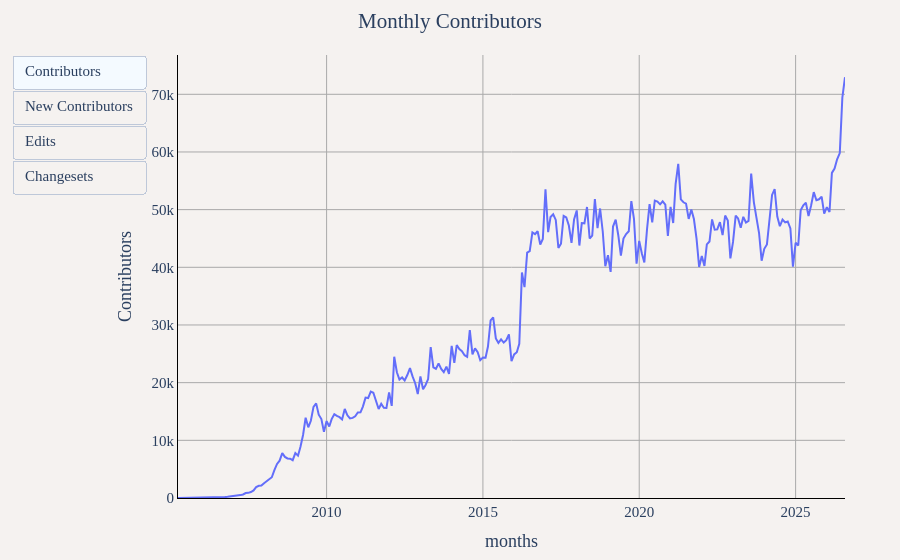

Notebook cell for this chart:
### Markdown cell above
## Contributors, Edits and Changesets Each Month

### Code cell
df = duckdb.sql("""
WITH user_first_appearance AS (
    SELECT
        user_name,
        year,
        month,
        ROW_NUMBER() OVER (PARTITION BY user_name ORDER BY year, month) as rn
    FROM (
        SELECT DISTINCT user_name, year, month
        FROM '../changeset_data/year=*/month=*/*.parquet'
    )
),
first_appearances AS (
    SELECT user_name, year, month
    FROM user_first_appearance
    WHERE rn = 1
),
monthly_metrics AS (
    SELECT
        year,
        month,
        CONCAT(year, '-', LPAD(CAST(month as VARCHAR), 2, '0')) as months,
        COUNT(DISTINCT user_name) as Contributors,
        CAST(SUM(edit_count) as BIGINT) as Edits,
        CAST(COUNT(*) AS INTEGER) as Changesets
    FROM '../changeset_data/year=*/month=*/*.parquet'
    GROUP BY year, month
),
monthly_new_contributors AS (
    SELECT
        year,
        month,
        COUNT(DISTINCT user_name) as "New Contributors"
    FROM first_appearances
    GROUP BY year, month
),
combined_metrics AS (
    SELECT
        m.year,
        m.month,
        m.months,
        m.Contributors,
        COALESCE(n."New Contributors", 0) as "New Contributors",
        m.Edits,
        m.Changesets
    FROM monthly_metrics m
    LEFT JOIN monthly_new_contributors n ON m.year = n.year AND m.month = n.month
)
SELECT
    months,
    Contributors,
    "New Contributors",
    Edits,
    Changesets,
    SUM("New Contributors") OVER (ORDER BY year, month) as "Accumulated Contributors",
    SUM(Edits) OVER (ORDER BY year, month) as "Accumulated Edits",
    SUM(Changesets) OVER (ORDER BY year, month) as "Accumulated Changesets"
FROM combined_metrics
ORDER BY year, month
""").df()

util.show_figure(
    [
        util.FigureConfig(
            title="Monthly Contributors",
            label="Contributors",
            x_col="months",
            y_col="Contributors",
            query_or_df=df,
        ),
        util.FigureConfig(
            title="Monthly New Contributors",
            label="New Contributors",
            x_col="months",
            y_col="New Contributors",
            query_or_df=df,
        ),
        util.FigureConfig(
            title="Monthly Edits",
            label="Edits",
            x_col="months",
            y_col="Edits",
            query_or_df=df,
        ),
        util.FigureConfig(
            title="Monthly Changesets",
            label="Changesets",
            x_col="months",
            y_col="Changesets",
            query_or_df=df,
        ),
    ]
)

### Figure 1 — Plotly figure (JSON) as saved in the notebook; plotly's stock layout.template omitted (floating-point values rounded to 4 significant figures; data arrays with more than 128 entries replaced by an {"elided": "..."} marker saying what was removed)
{"data": [{"hovertemplate": "Contributors<br>%{x}<br>%{y:,} Contributors<extra></extra>", "name": "Contributors", "type": "scatter", "visible": true, "x": {"elided": "257 str values"}, "y": {"elided": "257 int values"}}, {"hovertemplate": "Contributors<br>%{x}<br>%{y:,} New Contributors<extra></extra>", "name": "Contributors", "type": "scatter", "visible": false, "x": {"elided": "257 str values"}, "y": {"elided": "257 int values"}}, {"hovertemplate": "Contributors<br>%{x}<br>%{y:,} Edits<extra></extra>", "name": "Contributors", "type": "scatter", "visible": false, "x": {"elided": "257 str values"}, "y": {"elided": "257 int values"}}, {"hovertemplate": "Contributors<br>%{x}<br>%{y:,} Changesets<extra></extra>", "name": "Contributors", "type": "scatter", "visible": false, "x": {"elided": "257 str values"}, "y": {"elided": "257 int values"}}], "layout": {"barmode": "stack", "font": {"family": "Times", "size": 15}, "margin": {"b": 55, "l": 55, "r": 55, "t": 55}, "paper_bgcolor": "#f5f2f0", "plot_bgcolor": "#f5f2f0", "title": {"text": "Monthly Contributors", "x": 0.5}, "updatemenus": [{"buttons": [{"args": [{"visible": [true, false, false, false]}, {"title.text": "Monthly Contributors", "xaxis.title.text": "months", "yaxis.title.text": "Contributors"}], "label": "Contributors", "method": "update"}, {"args": [{"visible": [false, true, false, false]}, {"title.text": "Monthly New Contributors", "xaxis.title.text": "months", "yaxis.title.text": "New Contributors"}], "label": "New Contributors", "method": "update"}, {"args": [{"visible": [false, false, true, false]}, {"title.text": "Monthly Edits", "xaxis.title.text": "months", "yaxis.title.text": "Edits"}], "label": "Edits", "method": "update"}, {"args": [{"visible": [false, false, false, true]}, {"title.text": "Monthly Changesets", "xaxis.title.text": "months", "yaxis.title.text": "Changesets"}], "label": "Changesets", "method": "update"}], "type": "buttons"}], "xaxis": {"gridcolor": "darkgray", "linecolor": "black", "showgrid": true, "tickcolor": "black", "title": {"text": "months"}, "zerolinecolor": "darkgray"}, "yaxis": {"gridcolor": "darkgray", "linecolor": "black", "rangemode": "tozero", "showgrid": true, "tickcolor": "black", "title": {"text": "Contributors"}, "zerolinecolor": "darkgray"}}}
